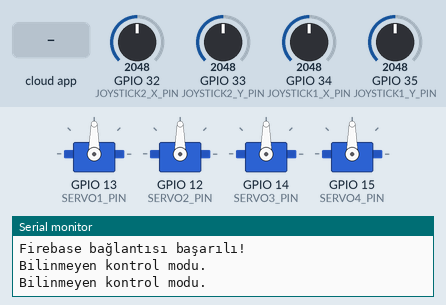
A sketch run on a simulated ESP32. On the bench: 4 × servo, the last lines printed to the serial monitor. The test bench sets the inputs (shaded band); at power-on: GPIO 32 (JOYSTICK2_X_PIN) = 2048, GPIO 33 (JOYSTICK2_Y_PIN) = 2048, GPIO 34 (JOYSTICK1_X_PIN) = 2048, GPIO 35 (JOYSTICK1_Y_PIN) = 2048. WiFi joins after 1.5 s; servers stay silent unless stated; the Firebase database answers and starts empty.

Above: at 3.2 s.
3.3 s: the phone or cloud app sets control_mode to otomatik
At 3.68 s:
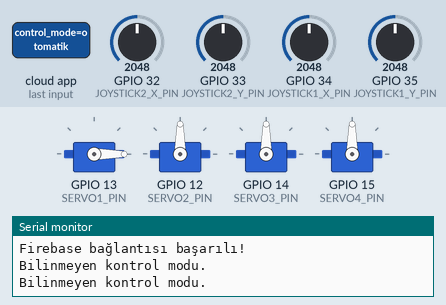
At 4.6 s:
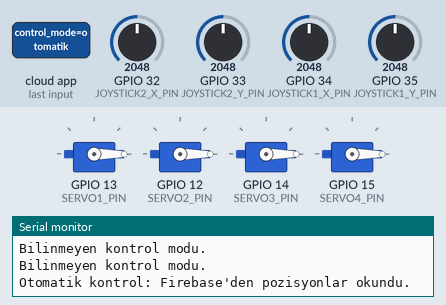
5.5 s: the phone or cloud app sets control_mode to manuel
At 7.3 s:
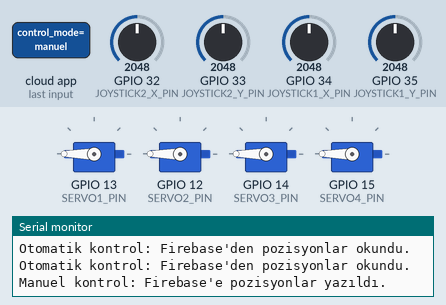
Timing chart, 0 to 8.8 s (numbered marks = the images above; inputs shaded):
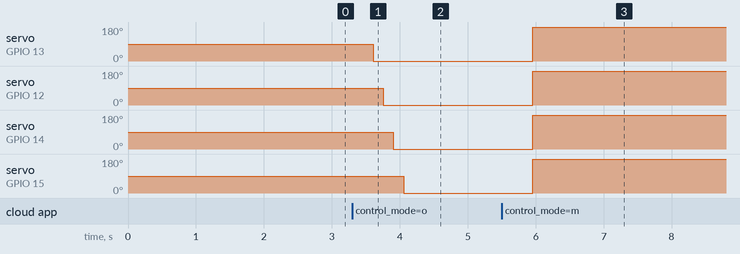

Measured:
- after the input at 3.3 s, servo on GPIO 13 (SERVO1_PIN): 90° → 0° after 0.31 s; servo on GPIO 12 (SERVO2_PIN): 90° → 0° after 0.46 s; servo on GPIO 14 (SERVO3_PIN): 90° → 0° after 0.61 s; servo on GPIO 15 (SERVO4_PIN): 90° → 0° after 0.76 s
- after the input at 5.5 s, servo on GPIO 13 (SERVO1_PIN), servo on GPIO 12 (SERVO2_PIN), servo on GPIO 14 (SERVO3_PIN), servo on GPIO 15 (SERVO4_PIN): 0° → 180° after 0.46 s

The sketch:

mclass.jpg.ino
```cpp
#include <WiFi.h>               // ESP32 için Wi-Fi kütüphanesi
#include <FirebaseESP32.h>       // ESP32 için Firebase kütüphanesi
#include <ESP32Servo.h>          // ESP32 için Servo kütüphanesi

// Wi-Fi bağlantı bilgileri
const char* ssid = "13Pro";
const char* password = "testesp32";

// Firebase yapılandırması
FirebaseAuth auth;
FirebaseConfig config;
FirebaseData fbdo;

// Servo motor pinleri
#define SERVO1_PIN 13
#define SERVO2_PIN 12
#define SERVO3_PIN 14
#define SERVO4_PIN 15

// Joystick pinleri
#define JOYSTICK1_X_PIN 34
#define JOYSTICK1_Y_PIN 35
#define JOYSTICK2_X_PIN 32
#define JOYSTICK2_Y_PIN 33

// Servo motorlar
Servo servo1;
Servo servo2;
Servo servo3;
Servo servo4;

// Firebase URL ve API anahtarı
const char* firebase_host = "https://mturobotcontroller-1d7d9-default-rtdb.firebaseio.com/";
const char* firebase_api_key = "AIzaSyClUMogNYhLMvvDYAnqPw0_qgCOiPK2TQk";

// Kontrol modu (manuel veya otomatik)
String control_mode = "manuel";

void setup() {
  Serial.begin(115200);

  // Wi-Fi bağlantısı
  WiFi.begin(ssid, password);
  while (WiFi.status() != WL_CONNECTED) {
    delay(1000);
    Serial.println("WiFi bağlantısı kuruluyor...");
  }
  Serial.println("WiFi bağlantısı başarılı!");

  // Firebase yapılandırma
  config.host = firebase_host;
  config.api_key = firebase_api_key;

  auth.user.email = "esp@gmail.com";
  auth.user.password = "esp12345";

  Firebase.begin(&config, &auth);
  Serial.println("Firebase bağlantısı başarılı!");

  servo1.attach(SERVO1_PIN);
  servo2.attach(SERVO2_PIN);
  servo3.attach(SERVO3_PIN);
  servo4.attach(SERVO4_PIN);

  servo1.write(90);
  servo2.write(90);
  servo3.write(90);
  servo4.write(90);
}

void loop() {
  // Firebase'den kontrol modunu oku
  if (Firebase.getString(fbdo, "/control_mode")) {
    control_mode = fbdo.stringData();
  } else {
    Serial.println("Kontrol modu okunamadı.");
    Serial.println(fbdo.errorReason());
  }

  if (control_mode == "manuel") {
    // Joystick değerlerini oku
    int joystick1_x = analogRead(JOYSTICK1_X_PIN);
    int joystick1_y = analogRead(JOYSTICK1_Y_PIN);
    int joystick2_x = analogRead(JOYSTICK2_X_PIN);
    int joystick2_y = analogRead(JOYSTICK2_Y_PIN);

    // Servo pozisyonlarını hesapla
    int servo1_pos = map(joystick1_y, 0, 1023, 0, 180);
    int servo2_pos = map(joystick1_x, 0, 1023, 0, 180);
    int servo3_pos = map(joystick2_y, 0, 1023, 0, 180);
    int servo4_pos = map(joystick2_x, 0, 1023, 0, 180);

    // Servo motorları kontrol et
    servo1.write(servo1_pos);
    servo2.write(servo2_pos);
    servo3.write(servo3_pos);
    servo4.write(servo4_pos);

    // Firebase'e servo pozisyonlarını yaz
    Firebase.setFloat(fbdo, "/robot_position/servo1", servo1_pos);
    Firebase.setFloat(fbdo, "/robot_position/servo2", servo2_pos);
    Firebase.setFloat(fbdo, "/robot_position/servo3", servo3_pos);
    Firebase.setFloat(fbdo, "/robot_position/servo4", servo4_pos);

    Serial.println("Manuel kontrol: Firebase'e pozisyonlar yazıldı.");
  } else if (control_mode == "otomatik") {
    // Firebase'den servo pozisyonlarını oku
    float servo1_pos, servo2_pos, servo3_pos, servo4_pos;

    if (Firebase.getFloat(fbdo, "/robot_position/servo1")) {
      servo1_pos = fbdo.floatData();
      servo1.write(servo1_pos);
    }

    if (Firebase.getFloat(fbdo, "/robot_position/servo2")) {
      servo2_pos = fbdo.floatData();
      servo2.write(servo2_pos);
    }

    if (Firebase.getFloat(fbdo, "/robot_position/servo3")) {
      servo3_pos = fbdo.floatData();
      servo3.write(servo3_pos);
    }

    if (Firebase.getFloat(fbdo, "/robot_position/servo4")) {
      servo4_pos = fbdo.floatData();
      servo4.write(servo4_pos);
    }

    Serial.println("Otomatik kontrol: Firebase'den pozisyonlar okundu.");
  } else {
    Serial.println("Bilinmeyen kontrol modu.");
  }

  delay(500);
}
```
